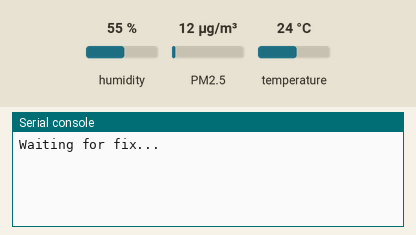
Recording of a program running on a simulated CircuitPython board. Shown: the last lines printed to the serial console. The inputs (shaded band) are chosen by the test bench; at power-on: humidity 55 %, PM2.5 12 µg/m³, temperature 24 °C. The clock reads 2024-03-15 10:24:30 at power-on unless the program sets it; files the program writes start out absent; the GPS gets a fix after 3 s at 37.7749, -122.4194 with 8 satellites.

Above: at 1.2 s.
1.3 s: humidity set to 22 %
At 3.8 s:
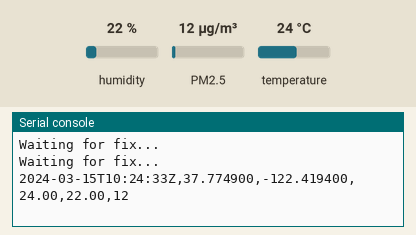
4.5 s: PM2.5 set to 6 µg/m³
At 5.7 s:
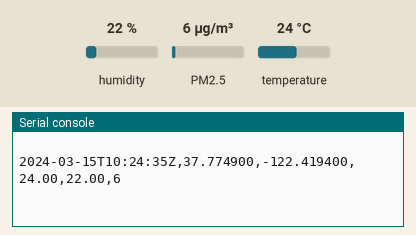
6.1 s: temperature set to 12 °C
At 6.1 s:
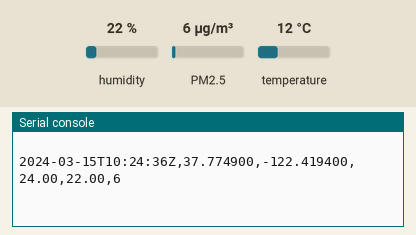
Timing chart, 0 to 9.1 s (numbered marks = the images above; inputs shaded):
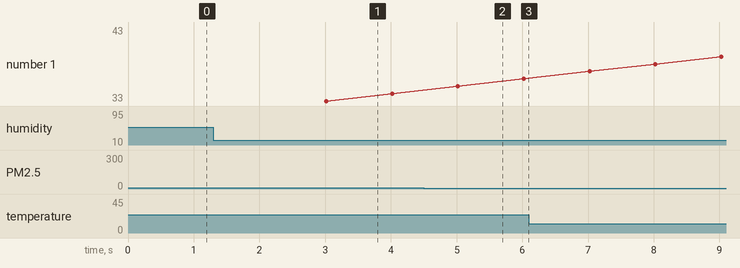

Measured:
- after the input at 1.3 s, the serial console: prints a new line after 1.7 s (image 1)
- after the input at 4.5 s, the serial console: prints a new line after 0.52 s (image 2)

The program:

code-Metro_RP2040.py
```python
# (licence header left out)
import os
import digitalio
import time
import board
import busio
import storage
import adafruit_sdcard
import adafruit_gps
import adafruit_sht4x
from adafruit_pm25.uart import PM25_UART

## Set variables

LOG_FILE = "/sd/log.txt" # Path to the file to log data.
LOG_MODE = "ab" # File more for opening the log file.
# (Mode 'ab' means append or add new lines to the end
# of the file rather than erasing it and starting over.)

## Setup the sd card

# The SD_CS pin is the chip select line.
SD_CS = board.SD_CS

# Connect to the card and mount the filesystem.
cs = digitalio.DigitalInOut(SD_CS)
sdcard = adafruit_sdcard.SDCard(board.SPI(), cs)
vfs = storage.VfsFat(sdcard)
storage.mount(vfs, "/sd")

# Use the filesystem as normal! Our files are under `/sd`.

## Setup the SHT41/45 temperature and humidity sensor
sht = adafruit_sht4x.SHT4x(board.I2C())

## Setup the GPS

# Create a serial connection for the GPS connection using default speed and
# a slightly higher timeout (GPS modules typically update once a second).
# These are the defaults you should use for the GPS FeatherWing.
# For other boards set RX = GPS module TX, and TX = GPS module RX pins.
uart = busio.UART(board.D0, board.D1, baudrate=9600, timeout=10)

# Create a GPS module instance.
gps = adafruit_gps.GPS(uart, debug=False)  # Use UART/pyserial

# Turn on the basic GGA and RMC info
gps.send_command(b"PMTK314,0,1,0,1,0,0,0,0,0,0,0,0,0,0,0,0,0,0,0")

# Set update rate to once a second (1hz) which is what you typically want.
gps.send_command(b"PMTK220,1000")

## Setup up the PM2.5 sensor
uart2 = busio.UART(None, board.D25, baudrate=9600)
reset_pin = None
pm25 = PM25_UART(uart2, reset_pin)

## Main loop that runs for-ev-er
last_print = time.monotonic()
while True:
    # Make sure to call gps.update() every loop iteration and at least twice
    # as fast as data comes from the GPS unit (usually every second).
    # This returns a bool that's true if it parsed new data (you can ignore it
    # though if you don't care and instead look at the has_fix property).
    gps.update()
    # Every second print out current location details if there's a fix.
    current = time.monotonic()
    if current - last_print >= 1.0:
        last_print = current
        if not gps.has_fix:
            # Try again if we don't have a fix yet.
            print("Waiting for fix...")
            continue
        # We have a fix! (gps.has_fix is true)
        # Create a variable for each thing we want to record.
        thistime = "{}-{:02}-{:02}T{:02}:{:02}:{:02}Z".format( # Formatting in ISO 8601.
            gps.timestamp_utc.tm_year,  # Grab parts of the time from the
            gps.timestamp_utc.tm_mon,  # struct_time object that holds
            gps.timestamp_utc.tm_mday,  # the fix time.  Note you might
            gps.timestamp_utc.tm_hour,  # not get all data like year, day, month!
            gps.timestamp_utc.tm_min,
            gps.timestamp_utc.tm_sec
        )
        thisspot = "{:.6f},{:.6f}".format(gps.latitude, gps.longitude)
        thistemp = "{:.2f}".format(sht.temperature)
        thishumi = "{:.2f}".format(sht.relative_humidity)
        try:
            aqdata = pm25.read()
            pm2 = int(aqdata["pm25 standard"])
        except RuntimeError:
            pm2 = "err"
        # Combine our measurements into one line.
        line = "{},{},{},{},{}\r\n".format(thistime, thisspot, thistemp, thishumi, pm2)
        # Save the line to the log file.
        with open(LOG_FILE, LOG_MODE) as f:
            print(line)
            f.write(line.encode('utf-8'))
```
